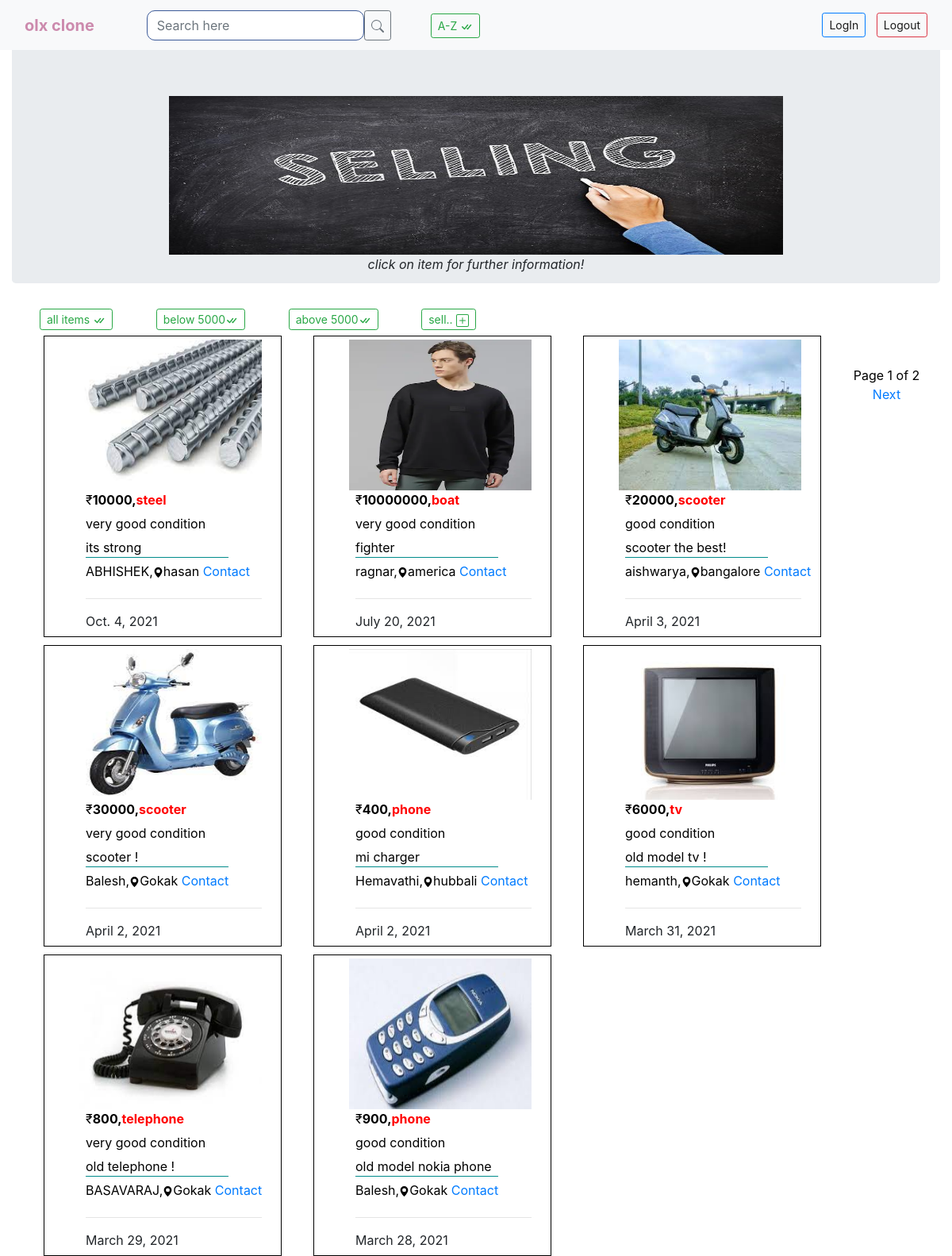
The app's page /home/ (signed in) with its own data.
### testapp/models.py (models this page shows, shortened)
class Item(models.Model):
    CONDITION_CHOICES=(('good condition','Good Condition'),('very good condition','Very Good Conditon'))
    name=models.CharField(max_length=18)
    place=models.CharField(max_length=18)
    item=models.CharField(max_length=18)
    item_name=models.SlugField(max_length=256)
    item_image=models.ImageField(null=True,blank=True,upload_to='images/')
    about_item=models.CharField(max_length=18)
    price=models.PositiveIntegerField()
    description=models.TextField()
    uploaded=models.DateField(auto_now_add=True)
    updated=models.DateField(auto_now=True)
    condition=models.CharField(max_length=20,choices=CONDITION_CHOICES,default="good condition")
    tags=TaggableManager()
    objects=CustomManager()
    class Meta:
        ordering=['-uploaded']
    def get_absolute_url(self):
        return reverse('item_detail',args=[self.uploaded.year,self.uploaded.strftime('%m'),self.uploaded.strftime('%d'),self.item_name])

### testapp/views.py (the view)
# urls.py: path('home/',views.item_list_view),
@login_required
def item_list_view(request):
    if "q" in request.GET:
        q=request.GET['q']
        item_list=Item.objects.filter(item_name__icontains=q)
    else:
        item_list=Item.objects.all()
    paginator=Paginator(item_list,8)
    page_number=request.GET.get('page')
    try:
        item_list=paginator.page(page_number)
    except PageNotAnInteger:
        item_list=paginator.page(1)
    except EmptyPage:
        item_list=paginator.page(paginator.num_pages)
    return render(request,'testapp/item_list.html',{'item_list':item_list})

### testapp/models.py (called while the page is built)
    def get_queryset(self):
        return super().get_queryset().order_by('-uploaded',)

### templates/testapp/item_list.html (shortened to what this page needs)
<!DOCTYPE html>
{% extends 'testapp/base.html' %}
{% load static %}
{% load social_share %}
{% block content %}
<div class="container-fluid xxx" align=center>
  <div class="jumbotron" style="height:300px;">
<img src="{% static "images/sale2.jpg" %}" alt="" width="70%;" height="200px;" class="pics">
<p> <i>click on item for further information!</i> </p>
</div>
  </div>
  <div class="in">
  <a href="/home" style="margin-left:50px;" class="btn btn-outline-success btn-sm ">all items </a>
<a href="/below5" style="margin-left:50px;display:inline;" class="btn btn-outline-success btn-sm x">below 5000</a>
<a href="/above5" style="margin-left:50px;display:inline;" class="btn btn-outline-success btn-sm x">above 5000</a>
<a href="/create" style="margin-left:50px;display:inline;" class="btn btn-outline-success btn-sm x">sell.. </a>
</div>
{% for item in item_list %}
{% if item.item_image %}
<div class="container-fluid">
<div class="row" style="float:left;">
  <div class="col-lg-2 col-md-4 col-sm-6 list">
    <a href="{{item.get_absolute_url}}" style="color:black;text-decoration:none;">
    <div class="box" style="border:1px solid black;width:300px;height:380px;margin:10px 0px 0px 40px;padding:4px;">
    <img src="{{item.item_image.url}}" alt="nokia" width="230px" height="190px;" style="margin-left:40px;"><br>
    <ul style="margin-left:40px;list-style-type:none;width:230px;padding-left:8px;height:150px;" class="box">
      <li><p style="display:inline;">&#8377<b>{{item.price}},<span style="color:red;">{{item.item}}</span></b></p></li>
      <li>{{item.condition}}</li>
      <li><p style="width:180px;margin:0px;border-bottom:1px solid #008B8B;">{{item.about_item}}</p></li>
      <li style="width:250px;">{{item.name}},<svg xmlns="http://www.w3.org/2000/svg" width="13" height="13" fill="currentColor" class="bi bi-geo-alt-fill" viewBox="0 0 16 16">
      <path d="M8 16s6-5.686 6-10A6 6 0 0 0 2 6c0 4.314 6 10 6 10zm0-7a3 3 0 1 1 0-6 3 3 0 0 1 0 6z"/>
      </svg>{{item.place}} <a href="#">Contact</a> </li><hr>
      <li>{{item.uploaded}} </li></ul>
  </div>
  </div>
</div>
</div>
{% endif %}
{% endfor %}<br><br>
{% include 'testapp/paginator.html' with page=item_list %}
{% endblock %}

### static/css/tweet.css (style rules this page uses)
li { height: 30px; }
body { background: lightgray; }
.in a:nth-of-type(1) { display: inline; }
.in a:nth-of-type(2) { display: inline; }
.in a:nth-of-type(3) { display: inline; }

### records on screen
Item: item_image (picture), price "10000", item "steel", condition "very good condition", about_item "its strong", name "ABHISHEK", place "hasan", uploaded "Oct. 4, 2021"
Item: item_image (picture), price "10000000", item "boat", condition "very good condition", about_item "fighter", name "ragnar", place "america", uploaded "July 20, 2021"
Item: item_image (picture), price "20000", item "scooter", condition "good condition", about_item "scooter the best!", name "aishwarya", place "bangalore", uploaded "April 3, 2021"
Item: item_image (picture), price "30000", item "scooter", condition "very good condition", about_item "scooter !", name "Balesh", place "Gokak", uploaded "April 2, 2021"
Item: item_image (picture), price "400", item "phone", condition "good condition", about_item "mi charger", name "Hemavathi", place "hubbali", uploaded "April 2, 2021"
Item: item_image (picture), price "6000", item "tv", condition "good condition", about_item "old model tv !", name "hemanth", place "Gokak", uploaded "March 31, 2021"
Item: item_image (picture), price "800", item "telephone", condition "very good condition", about_item "old telephone !", name "BASAVARAJ", place "Gokak", uploaded "March 29, 2021"
Item: item_image (picture), price "900", item "phone", condition "good condition", about_item "old model nokia phone", name "Balesh", place "Gokak", uploaded "March 28, 2021"

### other values on screen
{{ page.number }} "1"
{{ page.paginator.num_pages }} "2"
